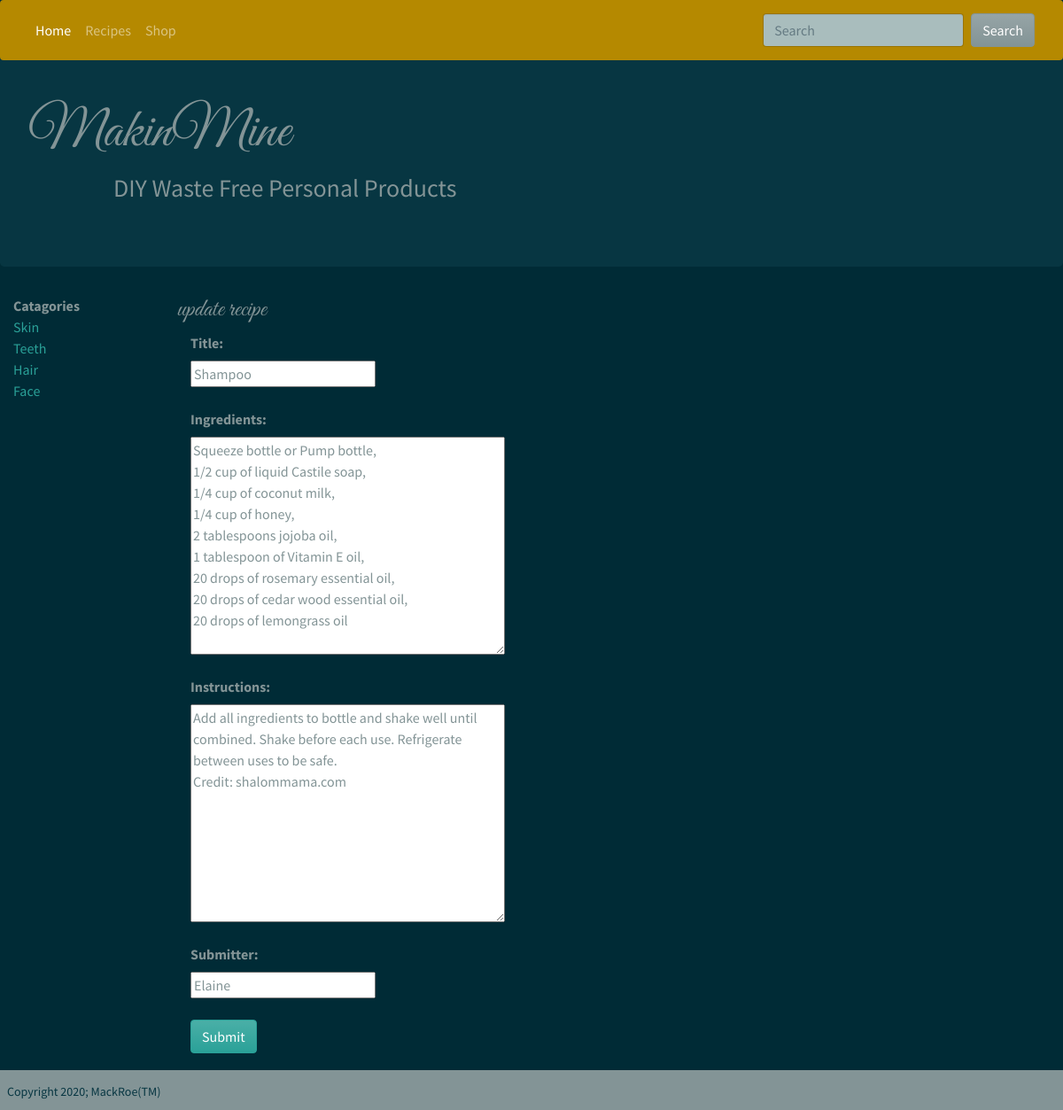
/shampoo/update, run on the app's committed database.
### recipes/models.py (models this page shows, shortened)
class Recipe(models.Model):
    title = models.CharField(max_length=200, unique=True)
    pub_date = models.DateTimeField(auto_now_add=True)
    catagory = models.CharField(max_length=200, default='')
    ingredients = models.TextField(default='')
    instructions = models.TextField(default='')
    rating = models.IntegerField(default=0)
    slug = models.SlugField(null=True)
    submitter = models.CharField(max_length=200, default='')

### recipes/views.py (the view, shortened to what this page needs)
# urls.py: path('<str:slug>/update', RecipeUpdateView.as_view(), name='update_recipe'),
class RecipeUpdateView(UpdateView):
    model = Recipe
    template_name = 'update_recipe.html'
    form_class = RecipeForm

### recipes/forms.py
class RecipeForm(ModelForm):
    class Meta:
        model = Recipe
        fields = ['title', 'ingredients', 'instructions', 'submitter']

### recipes/templates/update_recipe.html (shortened to what this page needs)
{% extends 'base.html' %}
{% block content %}
<h2>
    update recipe
</h2>
<div class="col-md-8 pb-5">
    <form action='/update_recipe/' method='POST'>
        {% for field in form %}
            {{ field.label_tag }}<br />
            {{ field }}<br /><br />
        {% endfor %}
        <input type='submit' value='Submit' class="btn btn-success">
    </form>
</div>
{% endblock %}

### recipes/static/css/recipes.css (style rules this page uses)
html { font-size: 100%; }
h2 { font-family: 'Great Vibes', cursive; font-size: 28px; }

### data on the page
Recipe: form "Shampoo" "Squeeze bottle or Pump bottle, 1/2 cup of liquid Castile soap, 1/4 cup of coconut milk, 1/4 cup of honey, 2 tablespoons jojoba oil, 1 tablespoon of Vitamin E oil, 20 drops of rosemary essential oil, 20 drops of cedar wood essential oil, 20 drops of lemongrass oil" "Add all ingredients to bottle and shake well until combined. Shake before each use. Refrigerate between uses to be safe. Credit: shalommama.com" "Elaine"

### other printed values
{{ field.label_tag }} "Title:" "Ingredients:" "Instructions:" "Submitter:"
